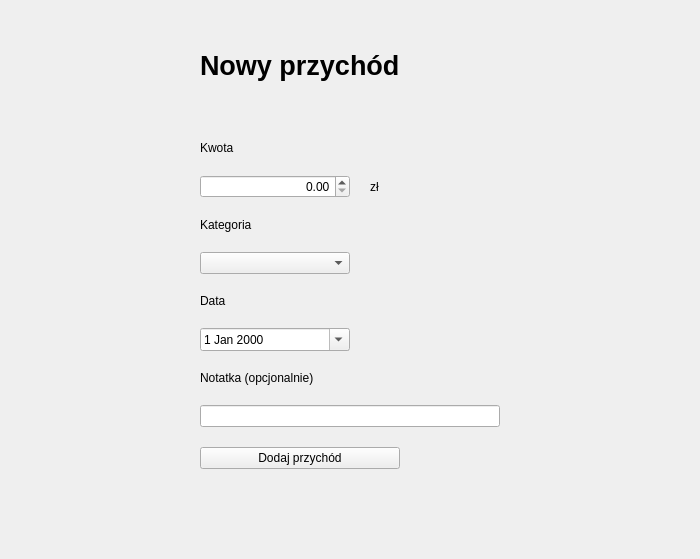
     <widget class="QWidget" name="tab_Przychody">
      <attribute name="title">
       <string>Przychody</string>
      </attribute>
      <layout class="QVBoxLayout" name="verticalLayout_2">
       <property name="spacing">
        <number>20</number>
       </property>
       <property name="leftMargin">
        <number>200</number>
       </property>
       <property name="topMargin">
        <number>50</number>
       </property>
       <property name="rightMargin">
        <number>200</number>
       </property>
       <property name="bottomMargin">
        <number>50</number>
       </property>
       <item>
        <widget class="QLabel" name="label_56">
         <property name="font">
          <font>
           <pointsize>20</pointsize>
           <bold>true</bold>
          </font>
         </property>
         <property name="text">
          <string>Nowy przychód</string>
         </property>
        </widget>
       </item>
       <item>
        <spacer name="verticalSpacer_3">
         <property name="orientation">
          <enum>Qt::Vertical</enum>
         </property>
         <property name="sizeHint" stdset="0">
          <size>
           <width>20</width>
           <height>40</height>
          </size>
         </property>
        </spacer>
       </item>
       <item>
        <widget class="QLabel" name="label_2">
         <property name="text">
          <string>Kwota</string>
         </property>
        </widget>
       </item>
       <item>
        <layout class="QHBoxLayout" name="horizontalLayout_2">
         <item>
          <widget class="QDoubleSpinBox" name="doubleSpinBox_kwotaPrzychod">
           <property name="minimumSize">
            <size>
             <width>150</width>
             <height>0</height>
            </size>
           </property>
           <property name="alignment">
            <set>Qt::AlignRight|Qt::AlignTrailing|Qt::AlignVCenter</set>
           </property>
           <property name="maximum">
            <double>999999.989999999990687</double>
           </property>
          </widget>
         </item>
         <item>
          <widget class="QLabel" name="label_6">
           <property name="sizePolicy">
            <sizepolicy hsizetype="Preferred" vsizetype="Preferred">
             <horstretch>0</horstretch>
             <verstretch>0</verstretch>
            </sizepolicy>
           </property>
           <property name="text">
            <string>zł</string>
           </property>
          </widget>
         </item>
         <item>
          <spacer name="horizontalSpacer">
           <property name="orientation">
            <enum>Qt::Horizontal</enum>
           </property>
           <property name="sizeHint" stdset="0">
            <size>
             <width>40</width>
             <height>20</height>
            </size>
           </property>
          </spacer>
         </item>
        </layout>
       </item>
       <item>
        <widget class="QLabel" name="label_3">
         <property name="text">
          <string>Kategoria</string>
         </property>
        </widget>
       </item>
       <item>
        <layout class="QHBoxLayout" name="horizontalLayout_3">
         <item>
          <widget class="QComboBox" name="comboBox_kategoriaPrzychod">
           <property name="minimumSize">
            <size>
             <width>150</width>
             <height>0</height>
            </size>
           </property>
          </widget>
         </item>
         <item>
          <spacer name="horizontalSpacer_2">
           <property name="orientation">
            <enum>Qt::Horizontal</enum>
           </property>
           <property name="sizeHint" stdset="0">
            <size>
             <width>40</width>
             <height>20</height>
            </size>
           </property>
          </spacer>
         </item>
        </layout>
       </item>
       <item>
        <widget class="QLabel" name="label_4">
         <property name="text">
          <string>Data</string>
         </property>
        </widget>
       </item>
       <item>
        <layout class="QHBoxLayout" name="horizontalLayout_4">
         <item>
          <widget class="QDateEdit" name="dateEdit_dataPrzychod">
           <property name="minimumSize">
            <size>
             <width>150</width>
             <height>0</height>
            </size>
           </property>
           <property name="calendarPopup">
            <bool>true</bool>
           </property>
          </widget>
         </item>
         <item>
          <spacer name="horizontalSpacer_3">
           <property name="orientation">
            <enum>Qt::Horizontal</enum>
           </property>
           <property name="sizeHint" stdset="0">
            <size>
             <width>40</width>
             <height>20</height>
            </size>
           </property>
          </spacer>
         </item>
        </layout>
       </item>
       <item>
        <widget class="QLabel" name="label_5">
         <property name="text">
          <string>Notatka (opcjonalnie)</string>
         </property>
        </widget>
       </item>
       <item>
        <widget class="QLineEdit" name="lineEdit_notatkaPrzychod">
         <property name="minimumSize">
          <size>
           <width>300</width>
           <height>0</height>
          </size>
         </property>
         <property name="maximumSize">
          <size>
           <width>400</width>
           <height>16777215</height>
          </size>
         </property>
        </widget>
       </item>
       <item>
        <widget class="QPushButton" name="pushButton_dodajPrzychod">
         <property name="maximumSize">
          <size>
           <width>200</width>
           <height>16777215</height>
          </size>
         </property>
         <property name="text">
          <string>Dodaj przychód</string>
         </property>
        </widget>
       </item>
       <item>
        <spacer name="verticalSpacer_29">
         <property name="orientation">
          <enum>Qt::Vertical</enum>
         </property>
         <property name="sizeHint" stdset="0">
          <size>
           <width>20</width>
           <height>40</height>
          </size>
         </property>
        </spacer>
       </item>
      </layout>
     </widget>
